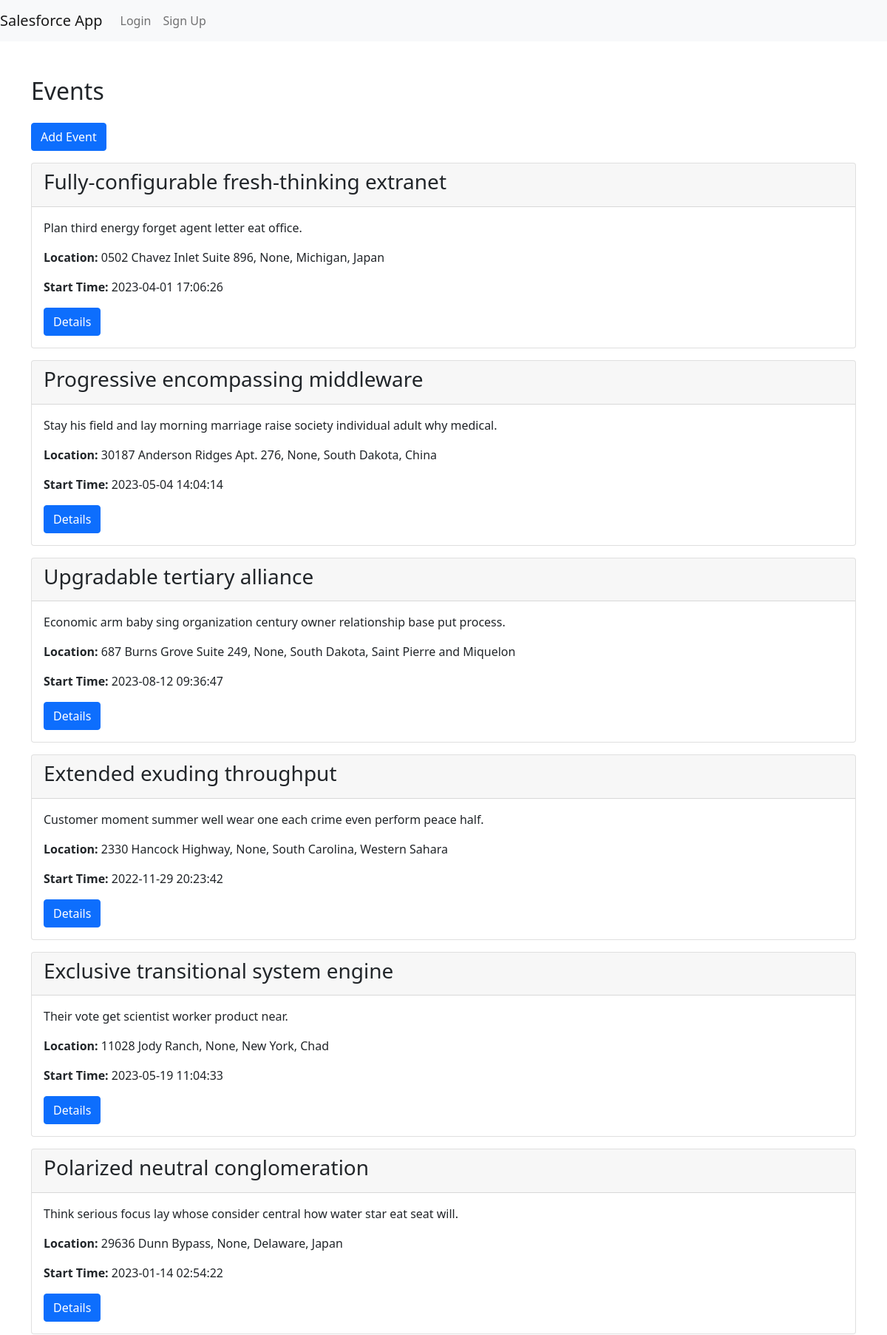
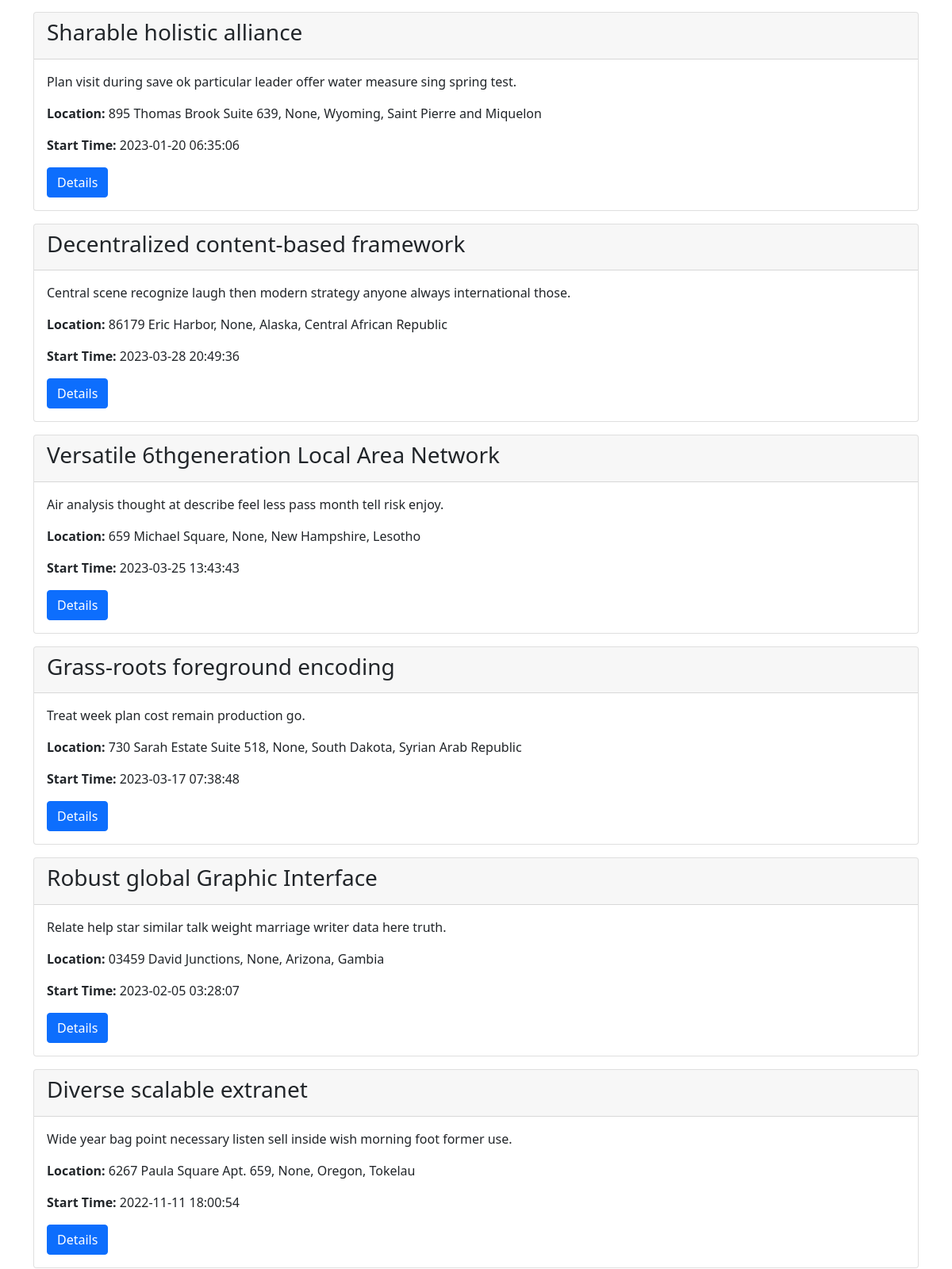
The app's page /events_page (upper part) with its own data (2 pictures, top to bottom).
### app/models.py (models this page shows, shortened)
class Event(db.Model):
    __tablename__ = 'event'
    id = db.Column(db.Integer, primary_key=True)
    name = db.Column(db.String)
    description = db.Column(db.String)
    location = db.relationship('Address', backref='event', uselist=False)
    start_time = db.Column(db.DateTime)
    end_time = db.Column(db.DateTime)
    created_at = db.Column(db.DateTime, default=datetime.utcnow)
    created_by = db.Column(db.String, db.ForeignKey('users.id'))
    audience = db.Column(db.String)
    event_type = db.Column(db.String)
    cost = db.Column(db.Float)
    sponsor = db.Column(db.String)
    expected_attendees = db.Column(db.Integer)
    actual_attendees = db.Column(db.Integer)
    marketing_channel = db.Column(db.String)
    created_by_user = db.relationship('User', backref=db.backref('events', lazy=True))

class Address(db.Model):
    id = db.Column(db.Integer, primary_key=True)
    street = db.Column(db.String(100))
    city = db.Column(db.String(50))
    state = db.Column(db.String(50))
    zip_code = db.Column(db.String(10))
    country = db.Column(db.String(50))
    event_id = db.Column(db.Integer, db.ForeignKey('event.id'))

### main.py (the view)
@app.route('/events_page')
def events_page():
    with app.app_context():
        events = Event.query.options(joinedload(Event.location)).all()
    return render_template('events_page.html', events=events)

### templates/events_page.html (shortened to what this page needs)
{% extends "base.html" %}
{% block content %}
    <div class="container mt-5 animate__animated animate__fadeIn">
        <h2 class="mb-4">Events</h2>
            <a href="/add_event" class="btn btn-primary mb-3 animate__animated animate__pulse animate__delay-1s animate__infinite">Add Event</a>
        {% for event in events %}
            <div class="card mb-3 animate__animated animate__flipInX">
                <div class="card-header">
                    <h3>{{ event.name }}</h3>
                </div>
                <div class="card-body">
                    <p class="card-text">{{ event.description }}</p>
                    <p class="card-text"><strong>Location:</strong> {{ event.location.street|default('N/A') }}, {{ event.location.city|default('N/A') }}, {{ event.location.state|default('N/A') }}, {{ event.location.country|default('N/A') }}</p>
                    {% if event.start_time %}
                        <p class="card-text"><strong>Start Time:</strong> {{ event.start_time.strftime('%Y-%m-%d %H:%M:%S') }}</p>
                    {% endif %}
                    <a class="btn btn-primary" data-bs-toggle="collapse" href="#collapse{{ event.id }}" role="button" aria-expanded="false" aria-controls="collapse{{ event.id }}">Details</a>
                </div>
            </div>
        {% endfor %}
    </div>
{% endblock %}

### records on screen
Event: name "Fully-configurable fresh-thinking extranet", description "Plan third energy forget agent letter eat office.", location.street "0502 Chavez Inlet Suite 896", location.city "None", location.state "Michigan", location.country "Japan", start_time "2023-04-01 17:06:26"
Event: name "Progressive encompassing middleware", description "Stay his field and lay morning marriage raise society individual adult why medical.", location.street "30187 Anderson Ridges Apt. 276", location.city "None", location.state "South Dakota", location.country "China", start_time "2023-05-04 14:04:14"
Event: name "Upgradable tertiary alliance", description "Economic arm baby sing organization century owner relationship base put process.", location.street "687 Burns Grove Suite 249", location.city "None", location.state "South Dakota", location.country "Saint Pierre and Miquelon", start_time "2023-08-12 09:36:47"
Event: name "Extended exuding throughput", description "Customer moment summer well wear one each crime even perform peace half.", location.street "2330 Hancock Highway", location.city "None", location.state "South Carolina", location.country "Western Sahara", start_time "2022-11-29 20:23:42"
Event: name "Exclusive transitional system engine", description "Their vote get scientist worker product near.", location.street "11028 Jody Ranch", location.city "None", location.state "New York", location.country "Chad", start_time "2023-05-19 11:04:33"
Event: name "Polarized neutral conglomeration", description "Think serious focus lay whose consider central how water star eat seat will.", location.street "29636 Dunn Bypass", location.city "None", location.state "Delaware", location.country "Japan", start_time "2023-01-14 02:54:22"
Event: name "Sharable holistic alliance", description "Plan visit during save ok particular leader offer water measure sing spring test.", location.street "895 Thomas Brook Suite 639", location.city "None", location.state "Wyoming", location.country "Saint Pierre and Miquelon", start_time "2023-01-20 06:35:06"
Event: name "Decentralized content-based framework", description "Central scene recognize laugh then modern strategy anyone always international those.", location.street "86179 Eric Harbor", location.city "None", location.state "Alaska", location.country "Central African Republic", start_time "2023-03-28 20:49:36"
Event: name "Versatile 6thgeneration Local Area Network", description "Air analysis thought at describe feel less pass month tell risk enjoy.", location.street "659 Michael Square", location.city "None", location.state "New Hampshire", location.country "Lesotho", start_time "2023-03-25 13:43:43"
Event: name "Grass-roots foreground encoding", description "Treat week plan cost remain production go.", location.street "730 Sarah Estate Suite 518", location.city "None", location.state "South Dakota", location.country "Syrian Arab Republic", start_time "2023-03-17 07:38:48"
Event: name "Robust global Graphic Interface", description "Relate help star similar talk weight marriage writer data here truth.", location.street "03459 David Junctions", location.city "None", location.state "Arizona", location.country "Gambia", start_time "2023-02-05 03:28:07"
Event: name "Diverse scalable extranet", description "Wide year bag point necessary listen sell inside wish morning foot former use.", location.street "6267 Paula Square Apt. 659", location.city "None", location.state "Oregon", location.country "Tokelau", start_time "2022-11-11 18:00:54"
